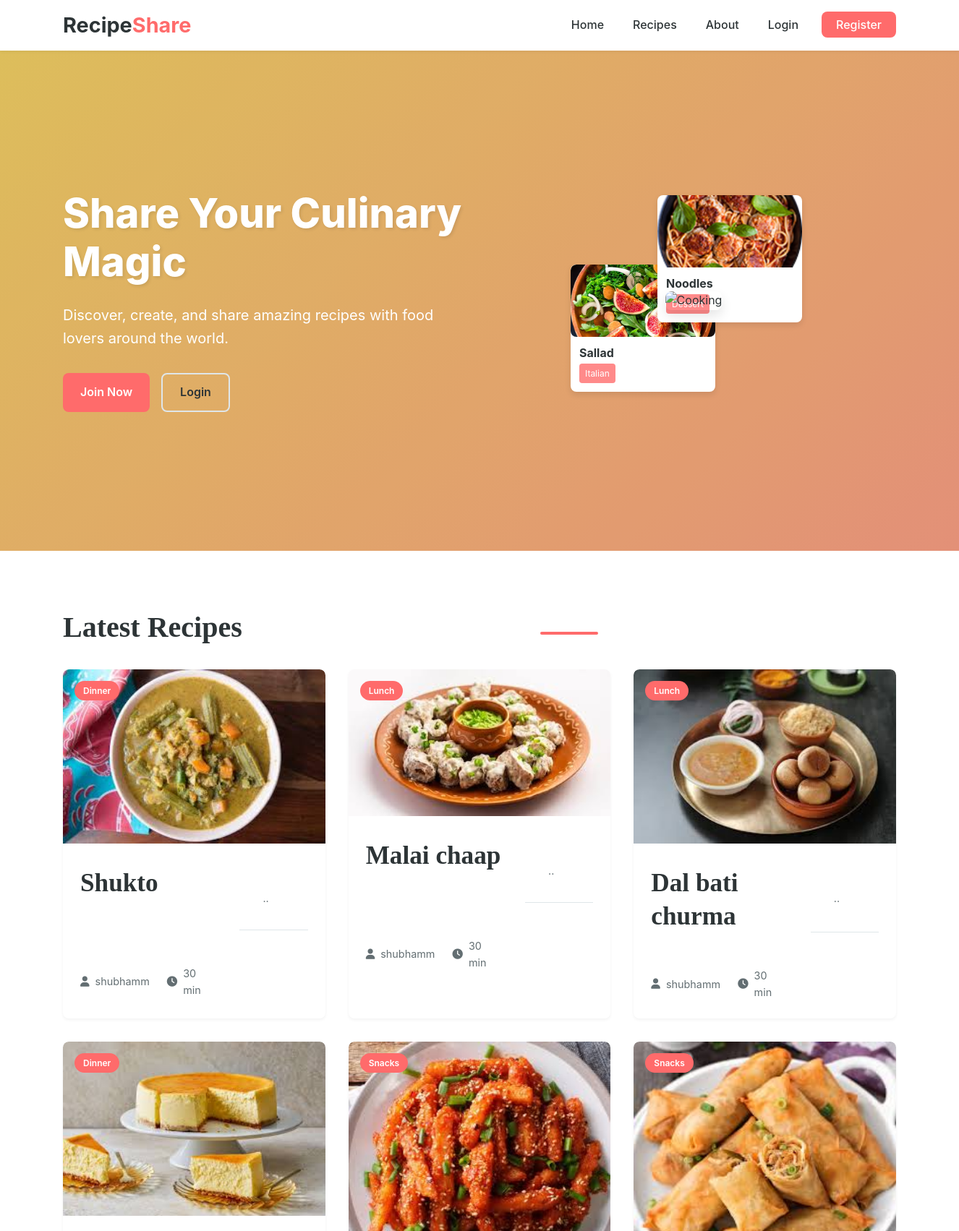
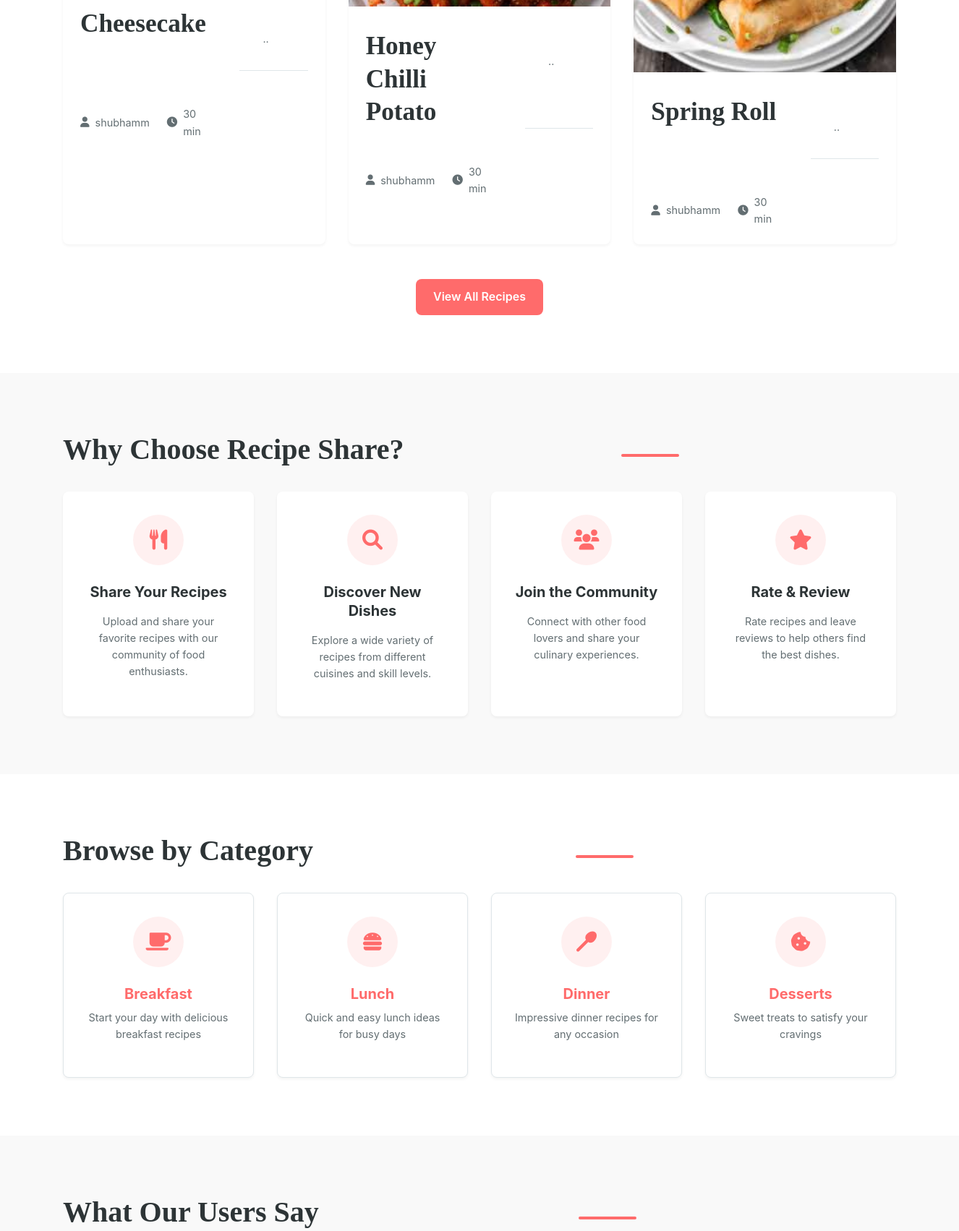
The page / (upper part) on the database its author committed (2 pictures, top to bottom).
### home/models.py (models this page shows)
class Recipe(models.Model):
    CATEGORY_CHOICES = [
        ('breakfast', 'Breakfast'),
        ('lunch', 'Lunch'),
        ('snacks', 'Snacks'),
        ('dinner', 'Dinner'),
    ]
    user = models.ForeignKey(User, on_delete=models.CASCADE)
    name = models.CharField(max_length=200)
    description = models.TextField()
    image = models.ImageField(upload_to='recipe_images/')
    category = models.CharField(max_length=20, choices=CATEGORY_CHOICES)
    created_at = models.DateTimeField(auto_now_add=True)
    updated_at = models.DateTimeField(auto_now=True)

### home/views.py (the view)
# urls.py: path('', home, name='home'),
def home(request):
    latest_recipes = Recipe.objects.all().order_by('-created_at')[:6]
    return render(request, 'home/index.html', {'recipes': latest_recipes})

### home/templates/home/index.html (shortened to what this page needs)
{% extends 'Base/base.html' %}
{% load static %}
{% block content %}
<section class="hero">
    <div class="hero-overlay"></div>
    <div class="container">
        <div class="hero-content">
            <div class="hero-text">
                <h1 class="hero-title">Share Your Culinary Magic</h1>
                <p class="hero-subtitle">Discover, create, and share amazing recipes with food lovers around the world.</p>
                {% if not user.is_authenticated %}
                    <div class="hero-buttons">
                        <a href="{% url 'register' %}" class="btn btn-primary">Join Now</a>
                        <a href="{% url 'login' %}" class="btn btn-outline">Login</a>
                    </div>
                {% else %}
                    <div class="hero-buttons">
                        <a href="{% url 'dashboard' %}" class="btn btn-primary">My Dashboard</a>
                        <a href="{% url 'recipes' %}" class="btn btn-outline">Explore Recipes</a>
                    </div>
                {% endif %}
            </div>
            <div class="hero-image">
                <div class="floating-image">
                    <img src="{% static 'images/blog10.jpg' %}" alt="Cooking">
                </div>
                <div class="floating-cards">
                    <div class="recipe-card mini">
                        <div class="recipe-image">
                            <img src="{% static 'images/feature.jpg' %}" alt="Recipe">
                        </div>
                        <div class="recipe-info">
                            <h3>Sallad</h3>
                            <span class="recipe-tag">Italian</span>
                        </div>
                    </div>
                    <div class="recipe-card mini">
                        <div class="recipe-image">
                            <img src="{% static 'images/feature-small-2.png' %}" alt="Recipe">
                        </div>
                        <div class="recipe-info">
                            <h3>Noodles</h3>
                            <span class="recipe-tag">Dessert</span>
                        </div>
                    </div>
                </div>
            </div>
        </div>
    </div>
</section>
<section class="featured-recipes">
    <div class="container">
        <div class="section-header">
            <h2 class="section-title">Latest Recipes</h2>
            <div class="section-line"></div>
        </div>
        <div class="recipes-grid">
            {% for recipe in recipes %}
            <div class="recipe-card">
                <div class="recipe-image">
                    <span class="recipe-category">{{ recipe.get_category_display }}</span>
                </div>
                <div class="recipe-content">
                    <h3 class="recipe-title">{{ recipe.name }}</h3>
                    <p class="recipe-description">{{ recipe.description|truncatewords:15 }}</p>
                    <div class="recipe-meta">
                        <div class="recipe-author">
                            <i class="fas fa-user"></i>
                            <span>{{ recipe.user.username }}</span>
                        </div>
                        <div class="recipe-time">
                            <i class="fas fa-clock"></i>
                            <span>30 min</span>
                        </div>
                    </div>
                </div>
            </div>
            {% endfor %}
        </div>
        <div class="view-all">
            <a href="{% url 'recipes' %}" class="btn btn-primary">View All Recipes</a>
        </div>
    </div>
</section>
<section class="features">
    <div class="container">
        <div class="section-header">
            <h2 class="section-title">Why Choose Recipe Share?</h2>
            <div class="section-line"></div>
        </div>
        <div class="features-grid">
            <div class="feature-card">
                <div class="feature-icon">
                    <i class="fas fa-utensils"></i>
                </div>
                <h3 class="feature-title">Share Your Recipes</h3>
                <p class="feature-description">Upload and share your favorite recipes with our community of food enthusiasts.</p>
            </div>
            <div class="feature-card">
                <div class="feature-icon">
                    <i class="fas fa-search"></i>
                </div>
                <h3 class="feature-title">Discover New Dishes</h3>
                <p class="feature-description">Explore a wide variety of recipes from different cuisines and skill levels.</p>
            </div>
            <div class="feature-card">
                <div class="feature-icon">
                    <i class="fas fa-users"></i>
                </div>
                <h3 class="feature-title">Join the Community</h3>
                <p class="feature-description">Connect with other food lovers and share your culinary experiences.</p>
            </div>
            <div class="feature-card">
                <div class="feature-icon">
                    <i class="fas fa-star"></i>
                </div>
                <h3 class="feature-title">Rate & Review</h3>
                <p class="feature-description">Rate recipes and leave reviews to help others find the best dishes.</p>
            </div>
        </div>
    </div>
</section>
<section class="categories">
    <div class="container">
        <div class="section-header">
            <h2 class="section-title">Browse by Category</h2>
            <div class="section-line"></div>
        </div>
        <div class="categories-grid">
            <a href="{% url 'recipes' %}?category=breakfast" class="category-card">
                <div class="category-icon">
                    <i class="fas fa-coffee"></i>
                </div>
                <h3 class="category-title">Breakfast</h3>
                <p class="category-description">Start your day with delicious breakfast recipes</p>
            </a>
            <a href="{% url 'recipes' %}?category=lunch" class="category-card">
                <div class="category-icon">
                    <i class="fas fa-hamburger"></i>
                </div>
                <h3 class="category-title">Lunch</h3>
                <p class="category-description">Quick and easy lunch ideas for busy days</p>
            </a>
            <a href="{% url 'recipes' %}?category=dinner" class="category-card">
                <div class="category-icon">
                    <i class="fas fa-utensil-spoon"></i>
                </div>
                <h3 class="category-title">Dinner</h3>
                <p class="category-description">Impressive dinner recipes for any occasion</p>
            </a>
            <a href="{% url 'recipes' %}?category=dessert" class="category-card">
                <div class="category-icon">
                    <i class="fas fa-cookie-bite"></i>
                </div>
                <h3 class="category-title">Desserts</h3>
                <p class="category-description">Sweet treats to satisfy your cravings</p>
            </a>
        </div>
    </div>
</section>
<section class="testimonials">
    <div class="container">
        <div class="section-header">
            <h2 class="section-title">What Our Users Say</h2>
            <div class="section-line"></div>
        </div>
    </div>
</section>
{% endblock %}

### rows shown on the page
Recipe: category "Dinner", name "Shukto", description "..", user.username "shubhamm"
Recipe: category "Lunch", name "Malai chaap", description "..", user.username "shubhamm"
Recipe: category "Lunch", name "Dal bati churma", description "..", user.username "shubhamm"
Recipe: category "Dinner", name "Cheesecake", description "..", user.username "shubhamm"
Recipe: category "Snacks", name "Honey Chilli Potato", description "..", user.username "shubhamm"
Recipe: category "Snacks", name "Spring Roll", description "..", user.username "shubhamm"
